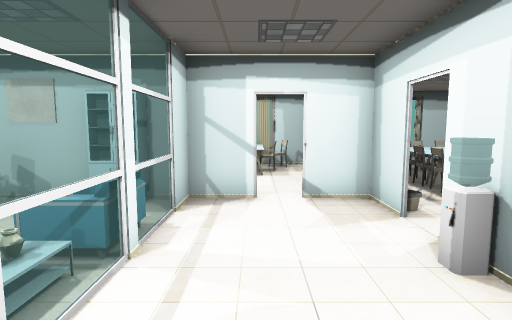
View 1 (above)

24 first-person views from a walk through a Unity game level. The camera is 1.5 m above the floor, tilts 6° down and sees 80° across. The floor is counted in squares, 1 m on a side. Each view is taken from the middle of a square. On the plan, view 1 faces up. The plan holds only what a view shows up to about 15 squares ahead; the rest is blank. The place goes on beyond the plan. The player is left out. Some animated figures are left out. Door leaves are left out, so doorways stand open. Some surface patterns are stand-ins.

View 2
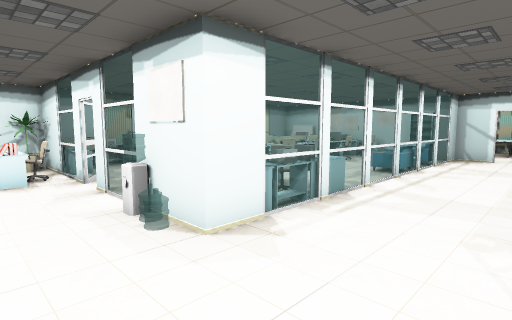

View 3
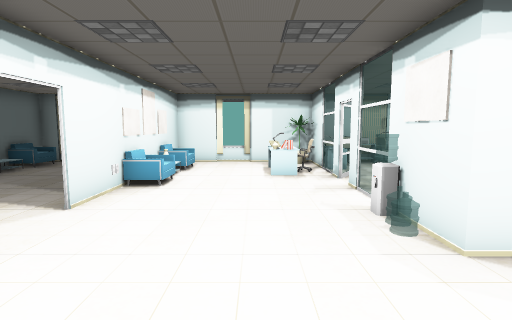

View 4
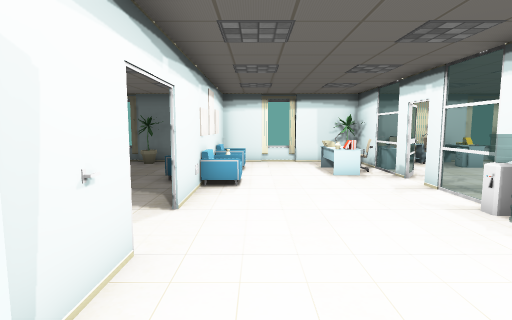

View 5
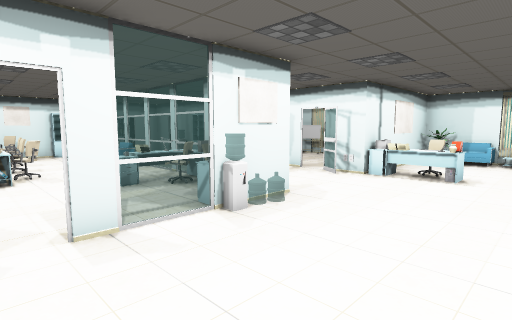

View 6
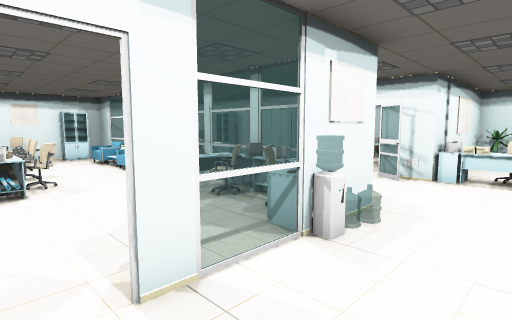

View 7
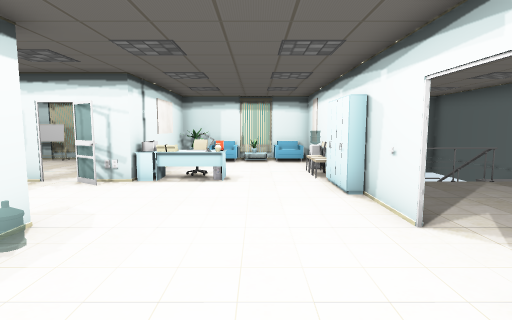

View 8
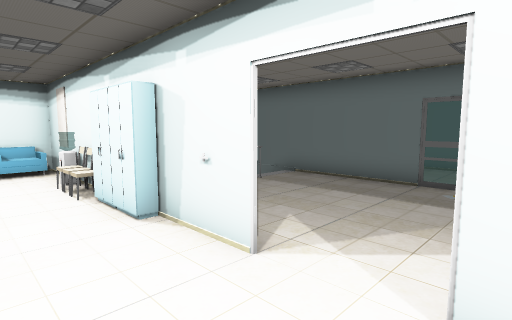

View 9
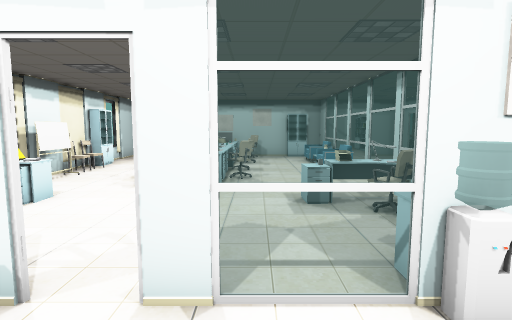

View 10
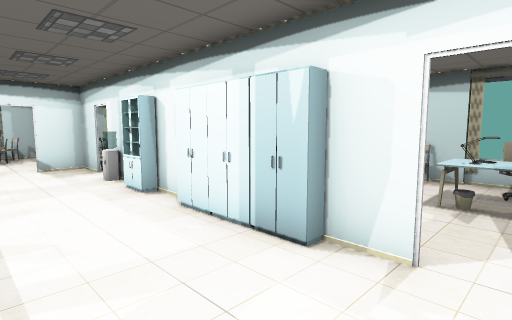

View 11
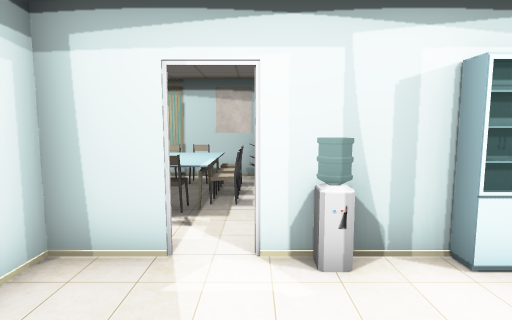

View 12
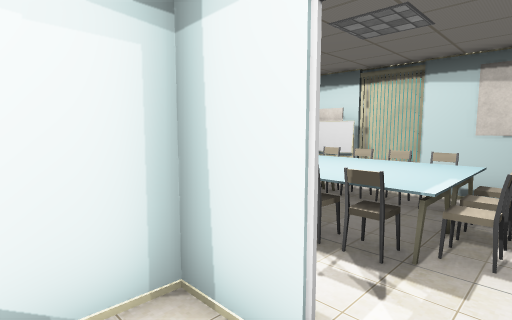

View 13
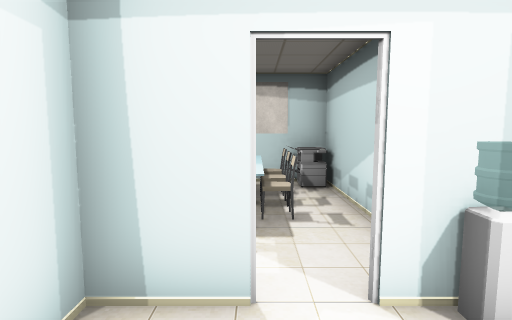

View 14
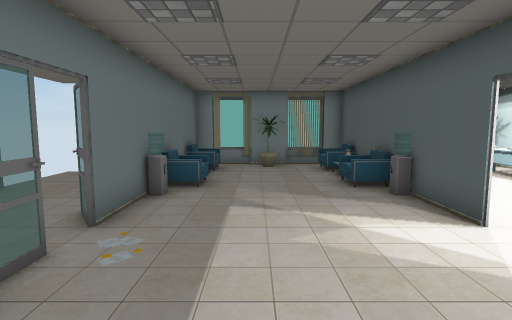

View 15
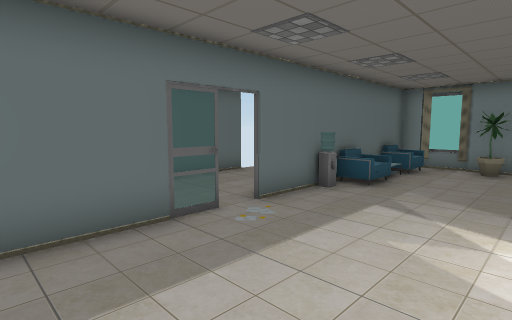

View 16
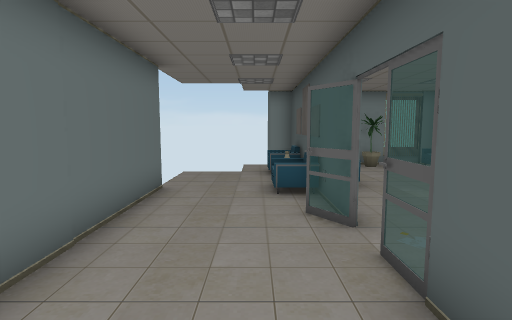

View 17
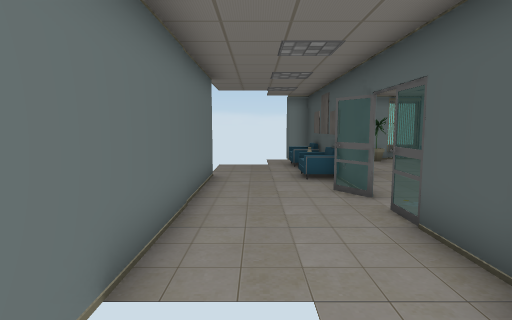

View 18
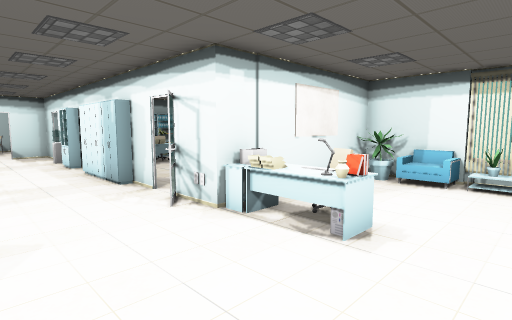

View 19
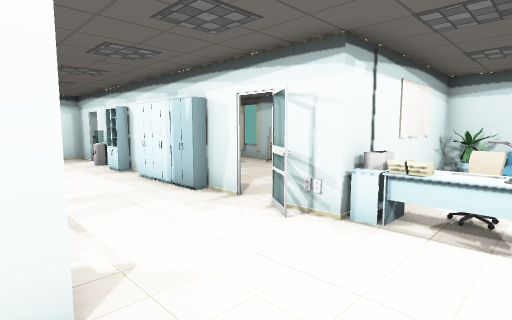

View 20
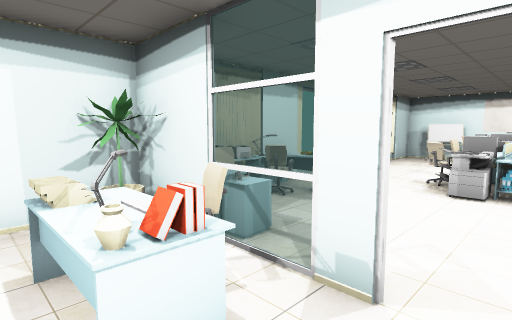

View 21
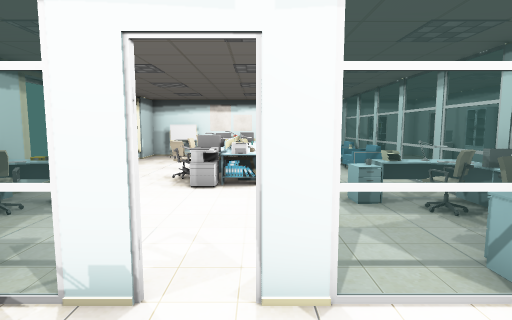

View 22
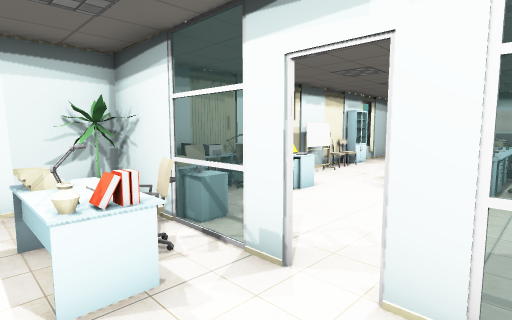

View 23
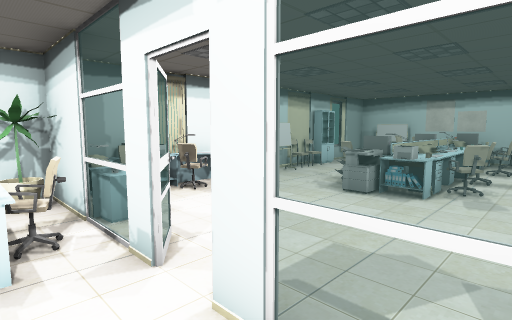

View 24
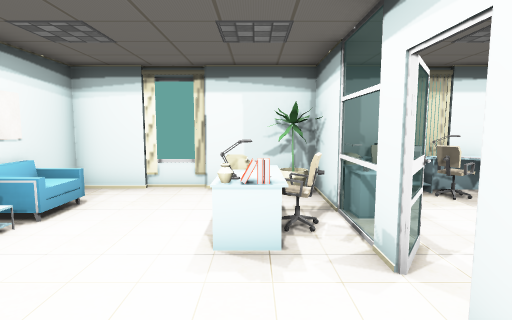

### Floor plan
Key: @ floor where view 1 was taken; # wall or solid block; . floor; / step, stairs or slope; D open door; = window, fence, low wall or low ledge; ^ raised ledge; v drop or lower ground; T table; C chair; P poster; W water cooler; R printer; F flower; L lamp; H thing the floor can be seen under or through; K keyboard; O other object.
Columns run from 12 left of view 1 to 9 right of it. Each row starts with its distance up from view 1.
  9                 OT   #
  8             ..  CT TC#
  7      ###   #O#=#CTTTC#
  6 # O#PP P ##..###CTTT.#
  5 # .  O C..=...##.TTTP#
  4 #..OOT#C..=....O.CCCR#
  3 ##.O T C..C...W#######
  2 #C.. TO..C=...##  O  #
  1 ##..O OC..=...=#     #
  0 #C..TOT...=.@.##     #
 -1 #O.. TOC..=...#  ...O#
 -2 ##..RRT...=...# ....O#
 -3 #TT.....=TT...# ....O#
 -4 #OOT....^#O...#H..TT #
 -5 #OC......CR... H.TOCC#
 -6 ##C..... CO...OH.  CC
 -7 #OTTOO#==OT...OO#TT ##
 -8 #..CC.#== .... T##...#
 -9 #F.TK....W.....OC...F#
-10 #...L..........O....C#
-11 #...................F#
-12 #................C..v#
-13 #.CPO#C..DD. ### W..##
-14 ##C##CW##DD##
-15 #.............
-16 #............. #
-17 #F............=##
-18 #..............= =
-19 ##CO.CW........///  ##
-20 ##CO##C#O.OO##### ####
-21  .............
-22    ..........  .
-23    ...######## OOO

Positions as (right, up) in squares from view 1, and headings:
1: (0, 0), facing up
2: (2, -10), facing up-left
3: (2, -10), facing left
4: (2, -12), facing left
5: (-7, -12), facing up-right
6: (-7, -10), facing up-right
7: (-6, -11), facing right
8: (-4, -11), facing down-right
9: (-5, -10), facing up
10: (-1, -6), facing up-right
11: (-1, 4), facing right
12: (1, 4), facing up-right
13: (0, 5), facing right
14: (1, -17), facing left
15: (1, -15), facing down-left
16: (1, -21), facing left
17: (3, -22), facing left
18: (-1, -12), facing up-right
19: (-2, -10), facing up-right
20: (-6, -10), facing up-left
21: (-6, -10), facing up
22: (-5, -10), facing up-left
23: (-4, -9), facing up-left
24: (-4, -9), facing left
